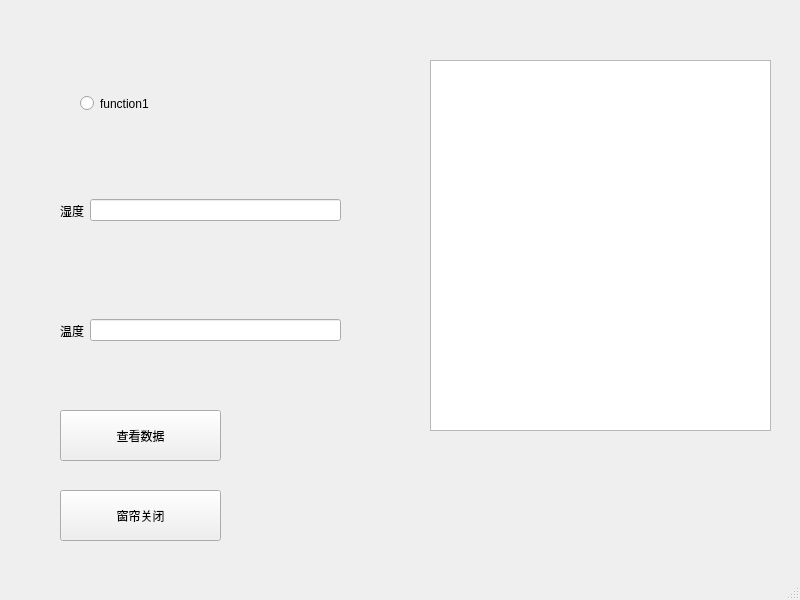
<?xml version="1.0" encoding="UTF-8"?>
<ui version="4.0">
 <class>MainWindow</class>
 <widget class="QMainWindow" name="MainWindow">
  <property name="geometry">
   <rect>
    <x>0</x>
    <y>0</y>
    <width>800</width>
    <height>600</height>
   </rect>
  </property>
  <property name="windowTitle">
   <string>MainWindow</string>
  </property>
  <widget class="QWidget" name="centralwidget">
   <widget class="QRadioButton" name="functionRadio1">
    <property name="geometry">
     <rect>
      <x>80</x>
      <y>90</y>
      <width>133</width>
      <height>27</height>
     </rect>
    </property>
    <property name="text">
     <string>function1</string>
    </property>
   </widget>
   <widget class="QWidget" name="horizontalLayoutWidget">
    <property name="geometry">
     <rect>
      <x>60</x>
      <y>280</y>
      <width>281</width>
      <height>101</height>
     </rect>
    </property>
    <layout class="QHBoxLayout" name="horizontalLayout">
     <item>
      <widget class="QLabel" name="label">
       <property name="text">
        <string>温度</string>
       </property>
      </widget>
     </item>
     <item>
      <widget class="QLineEdit" name="temEdit"/>
     </item>
    </layout>
   </widget>
   <widget class="QWidget" name="horizontalLayoutWidget_2">
    <property name="geometry">
     <rect>
      <x>60</x>
      <y>160</y>
      <width>281</width>
      <height>101</height>
     </rect>
    </property>
    <layout class="QHBoxLayout" name="horizontalLayout_2">
     <item>
      <widget class="QLabel" name="label_2">
       <property name="text">
        <string>湿度</string>
       </property>
      </widget>
     </item>
     <item>
      <widget class="QLineEdit" name="humEdit"/>
     </item>
    </layout>
   </widget>
   <widget class="QTextBrowser" name="textBrowser">
    <property name="geometry">
     <rect>
      <x>430</x>
      <y>60</y>
      <width>341</width>
      <height>371</height>
     </rect>
    </property>
   </widget>
   <widget class="QPushButton" name="researchData">
    <property name="geometry">
     <rect>
      <x>60</x>
      <y>410</y>
      <width>161</width>
      <height>51</height>
     </rect>
    </property>
    <property name="text">
     <string>查看数据</string>
    </property>
   </widget>
   <widget class="QPushButton" name="motorButton">
    <property name="geometry">
     <rect>
      <x>60</x>
      <y>490</y>
      <width>161</width>
      <height>51</height>
     </rect>
    </property>
    <property name="text">
     <string>窗帘关闭</string>
    </property>
   </widget>
  </widget>
  <widget class="QMenuBar" name="menubar">
   <property name="geometry">
    <rect>
     <x>0</x>
     <y>0</y>
     <width>800</width>
     <height>32</height>
    </rect>
   </property>
  </widget>
  <widget class="QStatusBar" name="statusbar"/>
 </widget>
 <resources/>
 <connections/>
</ui>
